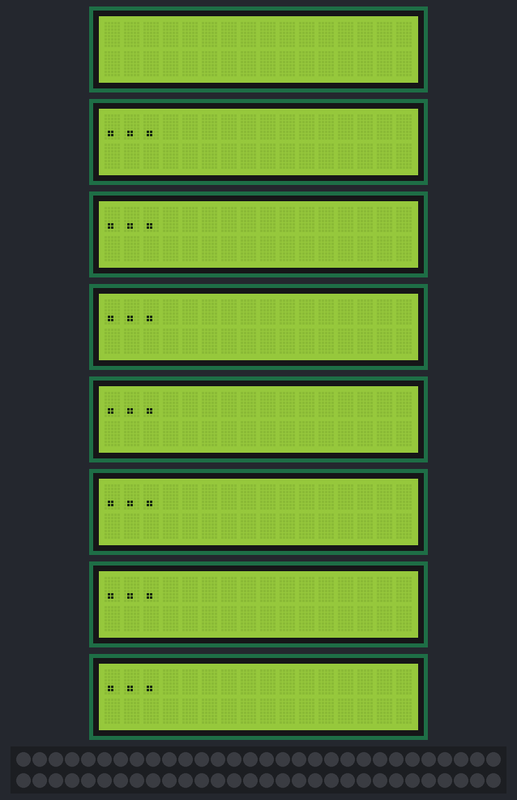
This sketch was run on a simulated Arduino MKR. Parts: 8 × 16×2 character LCD, 60 RGB LEDs in strip order, left to right, continuing on the next row. Dim RGB values are drawn brighter than linear; WiFi joins after 1.5 s; servers stay silent unless stated; the strip is taken to match the declared colour order; random numbers use the default seed unless the sketch sets one; no MQTT or app messages arrive unless stated; what the sketch prints to the serial monitor is not drawn.

Above: at 0.6 s.
At 4.2 s:
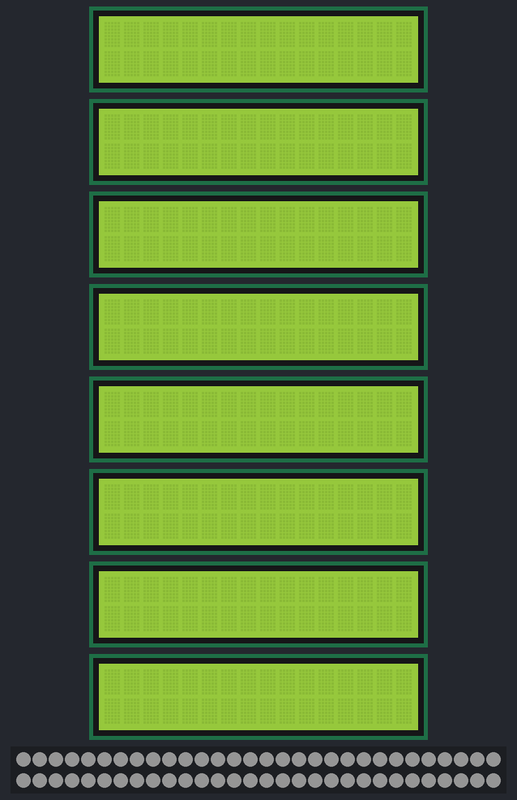
At 12.07 s:
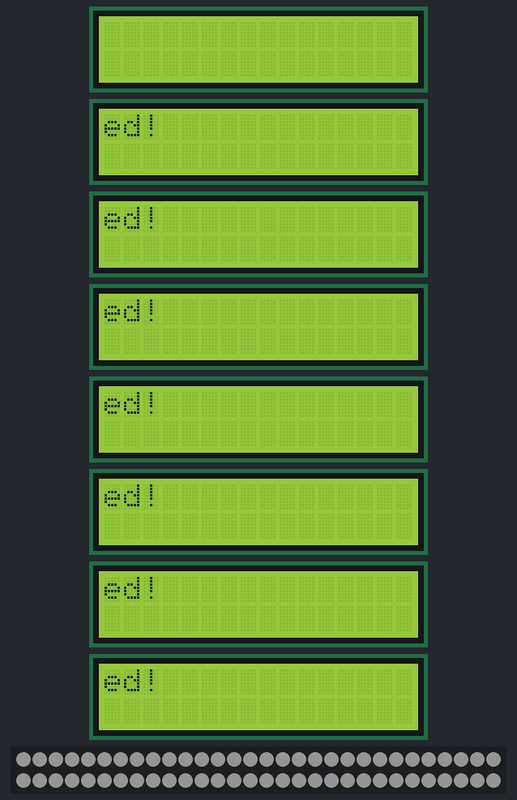
At 20.71 s:
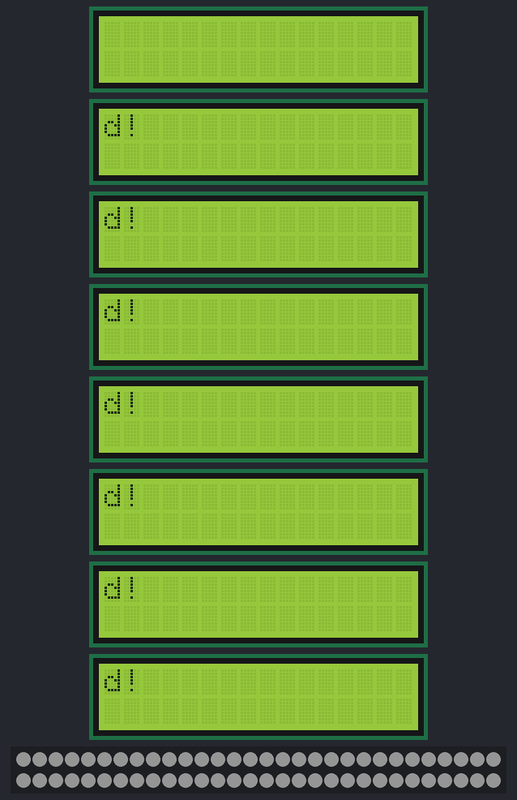
At 28.72 s:
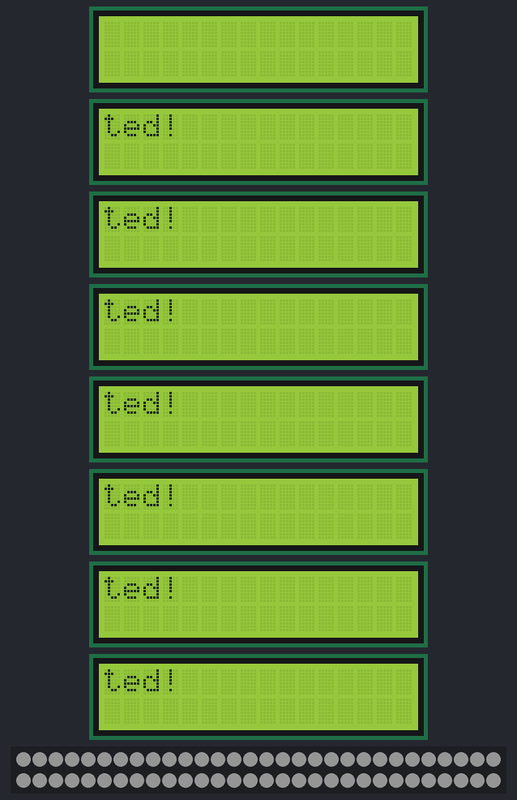
At 37.8 s:
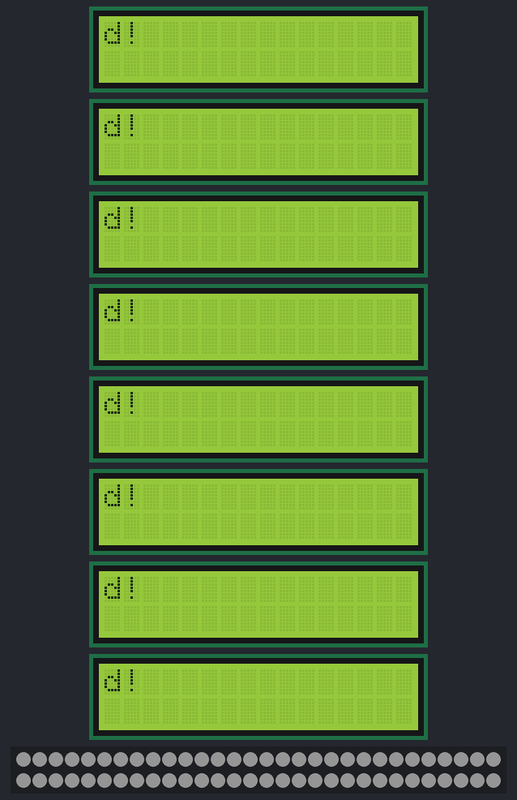

The sketch:

multiple_screens_mqtt_final.ino
```cpp
#include <SPI.h>
#include <WiFi101.h>
#include <MQTTClient.h>
#include <Wire.h>
#include <LiquidCrystal_PCF8574.h>
#include <Adafruit_NeoPixel.h>
#ifdef __AVR__
#include <avr/power.h>
#endif

const char *ssid = "HOLDEN_UFFICI";
const char *pass = "2017_storytelling";

WiFiClient net;
MQTTClient client;

LiquidCrystal_PCF8574 lcd1(0x20);
LiquidCrystal_PCF8574 lcd2(0x21);
LiquidCrystal_PCF8574 lcd3(0x22);
LiquidCrystal_PCF8574 lcd4(0x23);
LiquidCrystal_PCF8574 lcd5(0x24);
LiquidCrystal_PCF8574 lcd6(0x25);
LiquidCrystal_PCF8574 lcd7(0x26);
LiquidCrystal_PCF8574 lcd8(0x27);

int arduinoId = 3;

#define PIN            7

// How many NeoPixels are attached to the Arduino?
#define NUMPIXELS      60

Adafruit_NeoPixel pixels = Adafruit_NeoPixel(NUMPIXELS, PIN, NEO_RGB + NEO_KHZ800);


void setup() {
  random (5000);
  Serial.begin(9600);
  initLCD();

  for (int i = 1; i < 9; i++) {
    writeMessageToScreen(i, "...");
  }

  initWiFi();

  initPixels();

  setStripToWhite();
}


long lastScroll=0;
long scrollDelay=200;


void loop() {

  if (millis()-lastScroll>scrollDelay){
    scrollmessage();
    lastScroll=millis();

  }

  client.loop();
  delay(10); // <- fixes some issues with WiFi stability

  if (!client.connected()) {
    connect();
  }


}

void messageReceived(String topic, String payload, char * bytes, unsigned int length) {
  Serial.print("incoming: ");
  Serial.print(topic);
  Serial.print(" - ");
  Serial.print(payload);
  Serial.println();

  if (topic == "glow") {
    paparazzi();
      setStripToWhite();

  } else {
    int screenIndex = topic.charAt(topic.length() - 1) - 48;
    //Serial.println(screenIndex);

    writeMessageToScreen(screenIndex, payload);

  }
}

int scrollIndex = 0;
int messagesLegth = 160;

void scrollmessage() {
  if (scrollIndex < messagesLegth) {
    lcd1.scrollDisplayLeft();
    lcd2.scrollDisplayLeft();
    lcd3.scrollDisplayLeft();
    lcd4.scrollDisplayLeft();
    lcd5.scrollDisplayLeft();
    lcd6.scrollDisplayLeft();
    lcd7.scrollDisplayLeft();
    lcd8.scrollDisplayLeft();
    scrollIndex++;
  } else {
    lcd1.home();
    lcd2.home();
    lcd3.home();
    lcd4.home();
    lcd5.home();
    lcd6.home();
    lcd7.home();
    lcd8.home();
    scrollIndex=0;
  }
}
```

utils.ino
```cpp
void initLCD() {
  Wire.begin();

  Wire.beginTransmission(0x20);
  Wire.beginTransmission(0x21);
  Wire.beginTransmission(0x22);
  Wire.beginTransmission(0x23);
  Wire.beginTransmission(0x24);
  Wire.beginTransmission(0x25);
  Wire.beginTransmission(0x26);
  Wire.beginTransmission(0x27);

  lcd1.begin(16, 2); // initialize the lcd
  lcd2.begin(16, 2); // initialize the lcd
  lcd3.begin(16, 2); // initialize the lcd
  lcd4.begin(16, 2); // initialize the lcd
  lcd5.begin(16, 2); // initialize the lcd
  lcd6.begin(16, 2); // initialize the lcd
  lcd7.begin(16, 2); // initialize the lcd
  lcd8.begin(16, 2); // initialize the lcd

  Wire.endTransmission();
}

void initPixels() {
#if defined (__AVR_ATtiny85__)
  if (F_CPU == 16000000) clock_prescale_set(clock_div_1);
#endif
  // End of trinket special code

  pixels.begin(); // This initializes the NeoPixel library.
}

void initWiFi() {
  WiFi.begin(ssid, pass);
  client.begin("broker.shiftr.io", net);
  connect();
}

void connect() {
  Serial.print("checking wifi...");
  while (WiFi.status() != WL_CONNECTED) {
    Serial.print(".");
    for (int i = 1; i < 9; i++) {
      writeMessageToScreen(i, "connecting...");
    }

    delay(1000);

  }

  Serial.print("\nconnecting...");
  while (!client.connect("mkr1000", "ebd3575a", "39bccc93d8b275b1")) {
    Serial.print(".");
    delay(1000);
  }

  Serial.println("\nconnected!");

  for (int i = 1; i < 9; i++) {
    writeMessageToScreen(i, "Connected!");
  }

  client.subscribe(String("/arduino")+arduinoId+String("/#"));
  client.subscribe("glow");
}


void writeMessageToScreen(int lcdIndex, String msg) {
  switch ( lcdIndex) {
    case 1:
      lcd1.setBacklight(255);
      lcd1.home();
      lcd1.autoscroll();
      lcd1.clear();
      lcd1.print(msg);
      break;

    case 2:
      lcd2.setBacklight(255);
      lcd2.home();
      lcd2.clear();
      lcd2.print(msg);
      break;

    case 3:
      lcd3.setBacklight(255);
      lcd3.home();
      lcd3.clear();
      lcd3.print(msg);
      break;

    case 4:
      lcd4.setBacklight(255);
      lcd4.home();
      lcd4.clear();
      lcd4.print(msg);
      break;

    case 5:
      lcd5.setBacklight(255);
      lcd5.home();
      lcd5.clear();
      lcd5.print(msg);
      break;

    case 6:
      lcd6.setBacklight(255);
      lcd6.home();
      lcd6.clear();
      lcd6.print(msg);
      break;

    case 7:
      lcd7.setBacklight(255);
      lcd7.home();
      lcd7.clear();
      lcd7.print(msg);
      break;

    case 8:
      lcd8.setBacklight(255);
      lcd8.home();
      lcd8.clear();
      lcd8.print(msg);
      break;
  }
}

void setStripToWhite() {
  for (int i = 0; i < NUMPIXELS; i++) {
    pixels.setPixelColor(i, pixels.Color(20, 20, 20)); // Moderately bright green color.
  }
  pixels.show(); // This sends the updated pixel color to the hardware.

}

void setStripToBlack() {
  for (int i = 0; i < NUMPIXELS; i++) {
    pixels.setPixelColor(i, pixels.Color(0, 0, 0)); // Moderately bright green color.
  }
  pixels.show(); // This sends the updated pixel color to the hardware.

}

void blink() {
  for (int i = 0; i < 10000; i++) {
    if (random(2) > 0) {
      int brightness = random (50, 100);
      pixels.setPixelColor(random(NUMPIXELS), pixels.Color(brightness, brightness, brightness)); // Moderately bright green color.
      Serial.println("on");
    } else {
      pixels.setPixelColor(random(NUMPIXELS), pixels.Color(0, 0, 0)); // Moderately bright green color.
    }
    pixels.show(); // This sends the updated pixel color to the hardware.
  }
}


void glow() {
  for (int i = 0; i < NUMPIXELS; i++) {
    pixels.setPixelColor(i, pixels.Color(0, 0, 0)); // Moderately bright green color.
    pixels.show(); // This sends the updated pixel color to the hardware.
    delay(10);
  }
  for (int i = 0; i < NUMPIXELS; i++) {
    pixels.setPixelColor(i, pixels.Color(50, 100, 80)); // Moderately bright green color.
    pixels.show(); // This sends the updated pixel color to the hardware.
    delay(10);
  }

  delay(2000);
}

void paparazzi() {
  for (int i = 0; i < 1000; i++) {
    int randompixel = random(NUMPIXELS);
    pixels.setPixelColor(randompixel, pixels.Color(255, 255, 255));
    pixels.show();
    delay(10);
    pixels.setPixelColor(randompixel, pixels.Color(0, 0, 0));
    pixels.show();
    delay(1);
  }
}
```

Measured:
- what the display in image 1 shows lasts 1.0 s, from 4.2 s to 5.2 s
